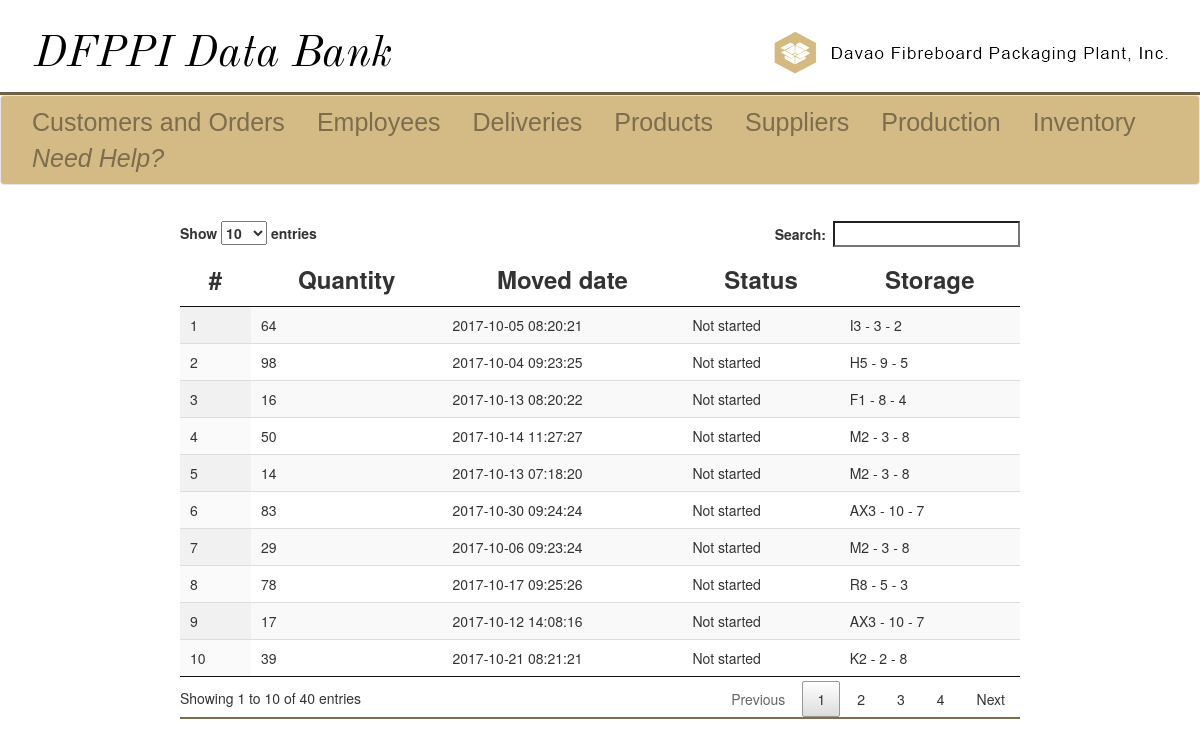
The app's page /deliveries-stp-view.php (signed in) with its own data.
### tables this page shows
CREATE TABLE `storage_delivery_products` (
  `sdp_Id` int(11) NOT NULL,
  `sdp_quantity` varchar(16) NOT NULL COMMENT 'Quantity moved to delivery',
  `sdp_weight` varchar(16) NOT NULL COMMENT 'Total weight moved to delivery',
  `sdp_dateTime` datetime NOT NULL DEFAULT CURRENT_TIMESTAMP COMMENT 'When it was moved to delivery',
  `s_Id` int(11) NOT NULL,
  `d_Id` int(11) NOT NULL
);

CREATE TABLE `delivery` (
  `d_Id` int(11) NOT NULL,
  `d_deliverySchedule` date NOT NULL,
  `d_status` enum('Not started','Finished') NOT NULL DEFAULT 'Not started',
  `f_id` int(11) NOT NULL
);

CREATE TABLE `storage` (
  `s_Id` int(11) NOT NULL,
  `s_isleLoc` varchar(32) NOT NULL,
  `s_rowLoc` int(8) NOT NULL,
  `s_colLoc` int(8) NOT NULL
);

### deliveries-stp-view.php (the view, shortened to what this page needs)
<!DOCTYPE html>
<?php
	require 'sql_connect.php';
	$view = "SELECT *
    FROM storage_delivery_products sdp
    JOIN delivery d
    ON d.d_Id = sdp.d_Id
    JOIN storage s
    ON s.s_Id = sdp.s_Id
    ORDER BY d.d_Id DESC";
	$result= mysqli_query($conn,$view);
?>
<html>
	<head>
		<link rel="stylesheet" href="css/jquery.dataTables.css">
		<link rel = "stylesheet" href = "css/bootstrap.min.css">
		<link rel = "stylesheet" href = "css/design.css">
	</head>
	<body>
		<div class = "ultra-banner">
			<div class = "left-ub">
				<a href = "home.php"><img id = "left-logo" src = "images/ultra-banner.png" alt = "DFPPI Home"></a>
			</div>
			<div class = "right-ub">
				<a href = "http://www.davaofibre.ph"><img id = "right-logo" src = "images/other.png" alt = "Employee Module"></a>
			</div>
		</div>
		<div class = "line-sep">
		</div>
		<nav class="navbar navbar-default" id = "myNav">
			<div class="container-fluid">
				<ul class="nav navbar-nav">
					<li><a id = "li-a" href = "customers.php">Customers and Orders</a></li>
					<li><a id = "li-a" href = "employees.php">Employees</a></li>
					<li><a id = "li-a" href = "deliveries.php">Deliveries</a></li>
					<li><a id = "li-a" href = "products.php">Products</a></li>
					<li><a id = "li-a" href = "supplier.php">Suppliers</a></li>
					<li><a id = "li-a" href = "production.php">Production</a></li>
					<li><a id = "li-a" href = "inventory.php">Inventory</a></li>
					<li><a id = "li-a" href = "docs/manual.html"><i>Need Help?</i></a></li>
				</ul>
			</div>
		</nav>
		<div class = "div-form" id="viewTableOnly">
			<table id="table" class="display">
				<thead>
					<tr>
						<th>#</th>
						<th>Quantity</th>
						<th>Moved date</th>
						<th>Status</th>
						<th>Storage</th>
					</tr>
				</thead>
				<tbody>
					<?php
						while($key = mysqli_fetch_assoc($result)){
                            $s = $key['s_isleLoc']." - ".$key['s_rowLoc']." - ".$key['s_colLoc'];
							echo "<tr>";
							echo "<td>{$key['sdp_Id']}</td>";
							echo "<td>{$key['sdp_quantity']}</td>";
							echo "<td>{$key['sdp_dateTime']}</td>";
                            echo "<td>{$key['d_status']}</td>";
                            echo "<td>{$s}</td>";
							echo "</tr>";
						}
					?>
				</tbody>
			</table>
        </div>
	</body>
</html>

### css/design.css (style rules this page uses)
#viewTableOnly { width: 70%; }
th { font-size: 3vh; text-align: center; text-decoration: none; padding: 4px; }
ul { list-style-type: none; margin: 0; padding: 1vh; }
#myNav { background-color: #d4ba85; width: 100%; }
#li-a { color: #7c6d4e; text-align: center; padding: 1vh 2vh; font-size: 25px; font-family: sans-serif; text-decoration: none; }
.ultra-banner { width: 100%; background-color: #ffffff; height: 10vh; margin-bottom: 1%; }
.line-sep { background-color:#706146; width: 100%; height: 0.4vh; }
.left-ub,.right-ub { display: inline; width: 50%; height: 100%; }
.left-ub { float: left; }
#left-logo { margin-top: 4vh; margin-left: 4vh; }
#right-logo { float: right; margin-top: 4vh; margin-right: 4vh; }
.div-form { margin: 3% auto 3% auto; width: 60%; height: 100%; border-bottom: 2px solid #7c6d4e; }

### records on screen
storage_delivery_products: sdp_Id "8", sdp_quantity "78", sdp_dateTime "2017-10-17 09:25:26", d_Id.d_status "Not started", s_Id.s_colLoc "R8 - 5 - 3"
storage_delivery_products: sdp_Id "2", sdp_quantity "98", sdp_dateTime "2017-10-04 09:23:25", d_Id.d_status "Not started", s_Id.s_colLoc "H5 - 9 - 5"
storage_delivery_products: sdp_Id "5", sdp_quantity "14", sdp_dateTime "2017-10-13 07:18:20", d_Id.d_status "Not started", s_Id.s_colLoc "M2 - 3 - 8"
storage_delivery_products: sdp_Id "9", sdp_quantity "17", sdp_dateTime "2017-10-12 14:08:16", d_Id.d_status "Not started", s_Id.s_colLoc "AX3 - 10 - 7"
storage_delivery_products: sdp_Id "6", sdp_quantity "83", sdp_dateTime "2017-10-30 09:24:24", d_Id.d_status "Not started", s_Id.s_colLoc "AX3 - 10 - 7"
storage_delivery_products: sdp_Id "4", sdp_quantity "50", sdp_dateTime "2017-10-14 11:27:27", d_Id.d_status "Not started", s_Id.s_colLoc "M2 - 3 - 8"
storage_delivery_products: sdp_Id "10", sdp_quantity "39", sdp_dateTime "2017-10-21 08:21:21", d_Id.d_status "Not started", s_Id.s_colLoc "K2 - 2 - 8"
storage_delivery_products: sdp_Id "7", sdp_quantity "29", sdp_dateTime "2017-10-06 09:23:24", d_Id.d_status "Not started", s_Id.s_colLoc "M2 - 3 - 8"
storage_delivery_products: sdp_Id "1", sdp_quantity "64", sdp_dateTime "2017-10-05 08:20:21", d_Id.d_status "Not started", s_Id.s_colLoc "I3 - 3 - 2"
storage_delivery_products: sdp_Id "3", sdp_quantity "16", sdp_dateTime "2017-10-13 08:20:22", d_Id.d_status "Not started", s_Id.s_colLoc "F1 - 8 - 4"
